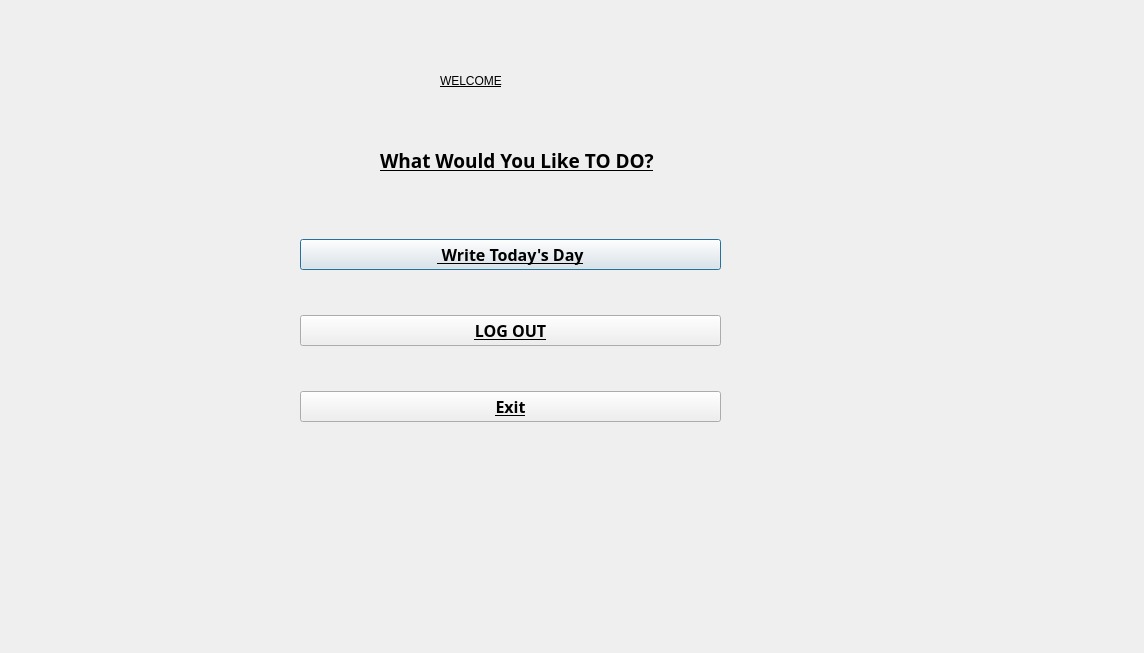
<?xml version="1.0" encoding="UTF-8"?>
<ui version="4.0">
 <class>Welcome</class>
 <widget class="QDialog" name="Welcome">
  <property name="geometry">
   <rect>
    <x>0</x>
    <y>0</y>
    <width>1144</width>
    <height>653</height>
   </rect>
  </property>
  <property name="windowTitle">
   <string>Dialog</string>
  </property>
  <widget class="QLabel" name="label_welcome">
   <property name="geometry">
    <rect>
     <x>440</x>
     <y>50</y>
     <width>131</width>
     <height>61</height>
    </rect>
   </property>
   <property name="styleSheet">
    <string notr="true">font: 75 12pt &quot;Magneto&quot;;
text-decoration: underline;</string>
   </property>
   <property name="text">
    <string>WELCOME</string>
   </property>
  </widget>
  <widget class="QLabel" name="label_option">
   <property name="geometry">
    <rect>
     <x>380</x>
     <y>130</y>
     <width>281</width>
     <height>61</height>
    </rect>
   </property>
   <property name="font">
    <font>
     <family>Bahnschrift</family>
     <pointsize>14</pointsize>
     <weight>75</weight>
     <bold>true</bold>
     <underline>true</underline>
    </font>
   </property>
   <property name="text">
    <string>What Would You Like TO DO?</string>
   </property>
  </widget>
  <widget class="QWidget" name="layoutWidget">
   <property name="geometry">
    <rect>
     <x>300</x>
     <y>200</y>
     <width>421</width>
     <height>261</height>
    </rect>
   </property>
   <layout class="QVBoxLayout" name="verticalLayout">
    <item>
     <widget class="QPushButton" name="pushButton_write">
      <property name="font">
       <font>
        <family>Bahnschrift</family>
        <pointsize>12</pointsize>
        <weight>75</weight>
        <bold>true</bold>
        <underline>true</underline>
       </font>
      </property>
      <property name="text">
       <string> Write Today's Day</string>
      </property>
     </widget>
    </item>
    <item>
     <widget class="QPushButton" name="pushButton_logout">
      <property name="font">
       <font>
        <family>Bahnschrift</family>
        <pointsize>12</pointsize>
        <weight>75</weight>
        <bold>true</bold>
        <underline>true</underline>
       </font>
      </property>
      <property name="text">
       <string>LOG OUT</string>
      </property>
     </widget>
    </item>
    <item>
     <widget class="QPushButton" name="pushButton_exit">
      <property name="font">
       <font>
        <family>Bahnschrift</family>
        <pointsize>12</pointsize>
        <weight>75</weight>
        <bold>true</bold>
        <underline>true</underline>
       </font>
      </property>
      <property name="text">
       <string>Exit</string>
      </property>
     </widget>
    </item>
   </layout>
  </widget>
 </widget>
 <resources/>
 <connections/>
</ui>
